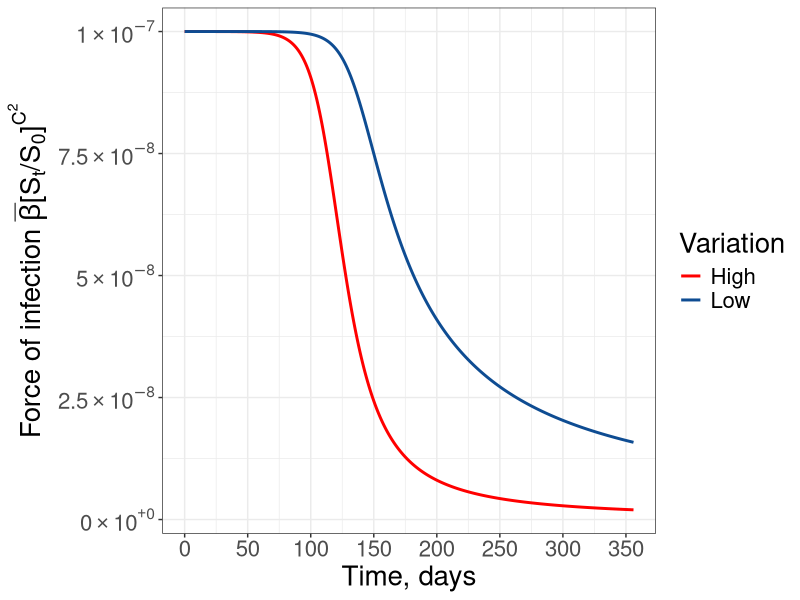
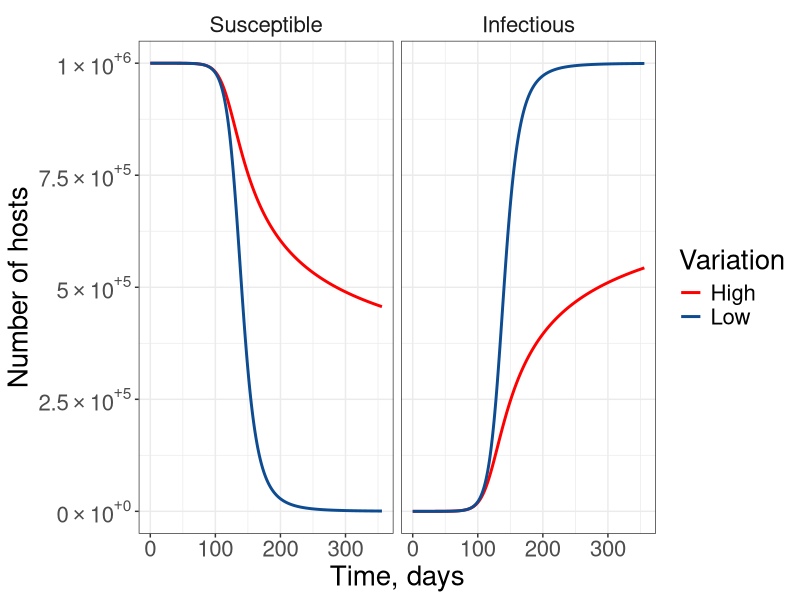
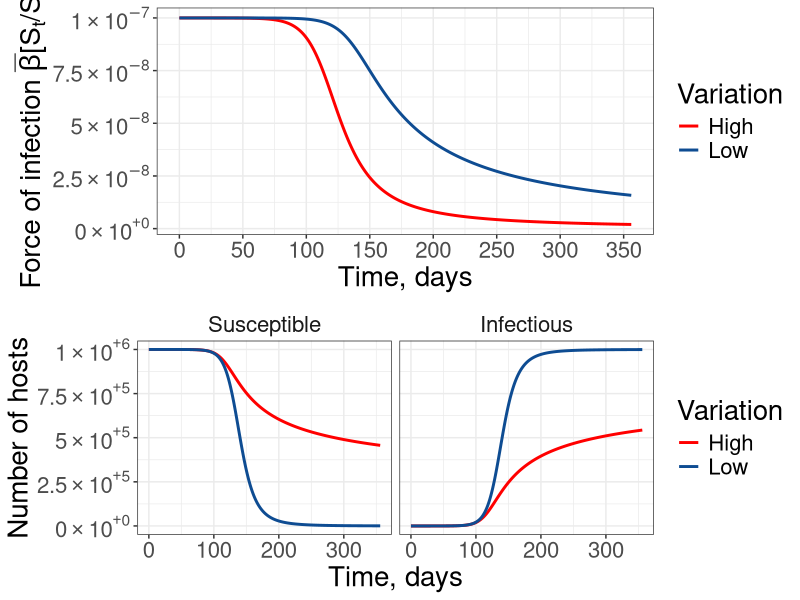
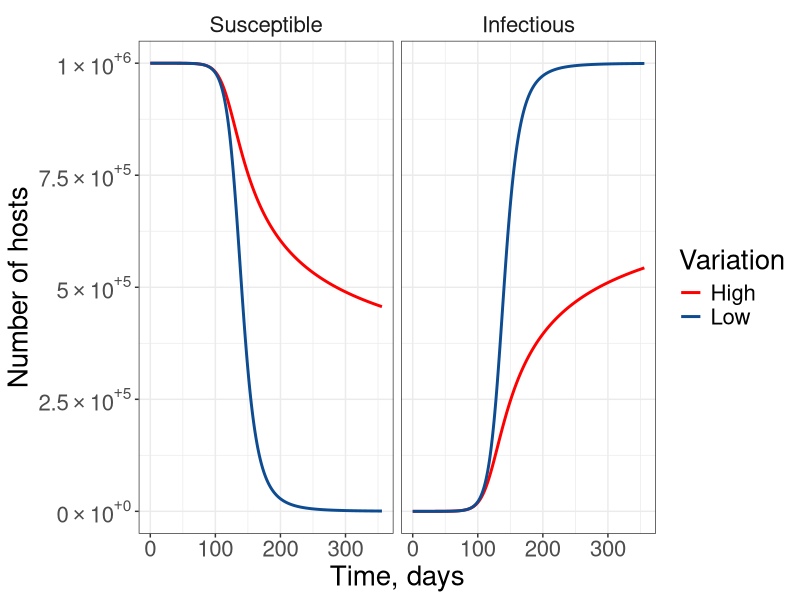

These charts were generated, in order, by the following R code: (Note: this script raises an error after producing the figures.)
library(ggplot2)
library(tidyverse)
library(deSolve)
library(scales)
library(cowplot)

SIRmod <- function(times, State, Pars) {

     with(as.list(c(State, Pars)), {

      dS <-   -nu * (S/S0)^V * S * I
      dE <-    nu * (S/S0)^V * S * I - delta * E 
      dI <-    (delta * E) 
	return(list(c(dS,  dE, dI)))
	})
 }


   ## Transmission parameters

   nu = .0000001
   V = 5
   V2 = 0.25
   delta = 0.0001
   S0 = 1000000

 parsSIR    <- c(nu = nu, V = V, delta = delta, S0 = S0)
 parsSIR_lv    <- c(nu = nu, V = V2, delta = delta, S0 = S0)


   times <- seq(0, 356, 1)

outSIR_highV <- as.data.frame(ode(func = SIRmod, y = c(S = S0-1, I = 1,  E = 0),  parms = parsSIR, times = times))

outSIR_highV$fi <- nu * (outSIR_highV$S/S0)^V

outSIR_lowV <- as.data.frame(ode(func = SIRmod, y = c(S = S0-1, I = 1,  E = 0), parms = parsSIR_lv, times = times))

outSIR_lowV$fi <- nu * (outSIR_lowV$S/S0)^V2

outSIR_highV$Variation <- "High"
outSIR_lowV$Variation <- "Low"

out <- rbind(outSIR_highV, outSIR_lowV)

names(out)[2:5] <- c("Susceptible", "Infectious", "Exposed", "fi")

outL <-   out%>% gather(key = Compartment, value = Number, -c(time, Variation)) %>% data.frame()
outL$Compartment <- factor(outL$Compartment, levels = c("Susceptible", "Infectious", "Exposed", "fi"))


scientific_10 <- function(x) {
  parse(text=gsub("e", " %*% 10^", scales::scientific_format()(x)))
}

FI_plot <- outL[outL$Compartment == "fi" & outL$time %in% c(0:365),] %>%
     ggplot(aes(x = time, y = Number, group = Variation, color = Variation)) +  ylab(expression(paste("Force of infection ", bar(beta), "[", "S"[t],"/S"[0],"]"^C^2, sep = ""))) + # ylab("nu[S(t)/S(0)]^C2") + 
     xlab("Time, days") + geom_line(size =1) + scale_x_continuous(breaks = seq(0,365, 50)) +
    scale_y_continuous(label=scientific_10)+ scale_color_manual(values=c("#FF0000","#0E4C92"))+
     theme_bw() + theme(text = element_text(size = 20), strip.background = element_blank())
FI_plot


SIR_grant_plot <- outL[!(outL$Compartment %in% c("Exposed","fi")),]  %>%     ggplot(aes(x = time, y = Number, group = Variation, color = Variation)) + ylab("Number of hosts") + 
     xlab("Time, days") + geom_line(size =1) + facet_grid(~Compartment) + scale_color_manual(values=c("#FF0000","#0E4C92"))+
 scale_y_continuous(label=scientific_10)+
     theme_bw() + theme(text = element_text(size = 20), strip.background = element_blank())
SIR_grant_plot


Figure_1_cartoon <- plot_grid(FI_plot, SIR_grant_plot, ncol = 1)

ggsave("Figure_1_cartoon.png", Figure_1_cartoon, height =8, width = 8)




ggsave("SIR_grant_plot.pdf", SIR_grant_plot, width = 8,  height = 3)








   par(mfrow = c(3, 2))
   plot(outSIR[,2], x = outSIR[,1], type = "l", main = "S")
   plot(outSIR[,3], x = outSIR[,1], type = "l", main = "I")
   plot(outSIR[,4], x = outSIR[,1], type = "l", main = "R")
   plot(outSIR[,5], x = outSIR[,1], type = "l", main = "P")
   plot(outSIR[,2] + outSIR[,3] + outSIR[,4], x = outSIR[,1], type = "l", main = "N")
